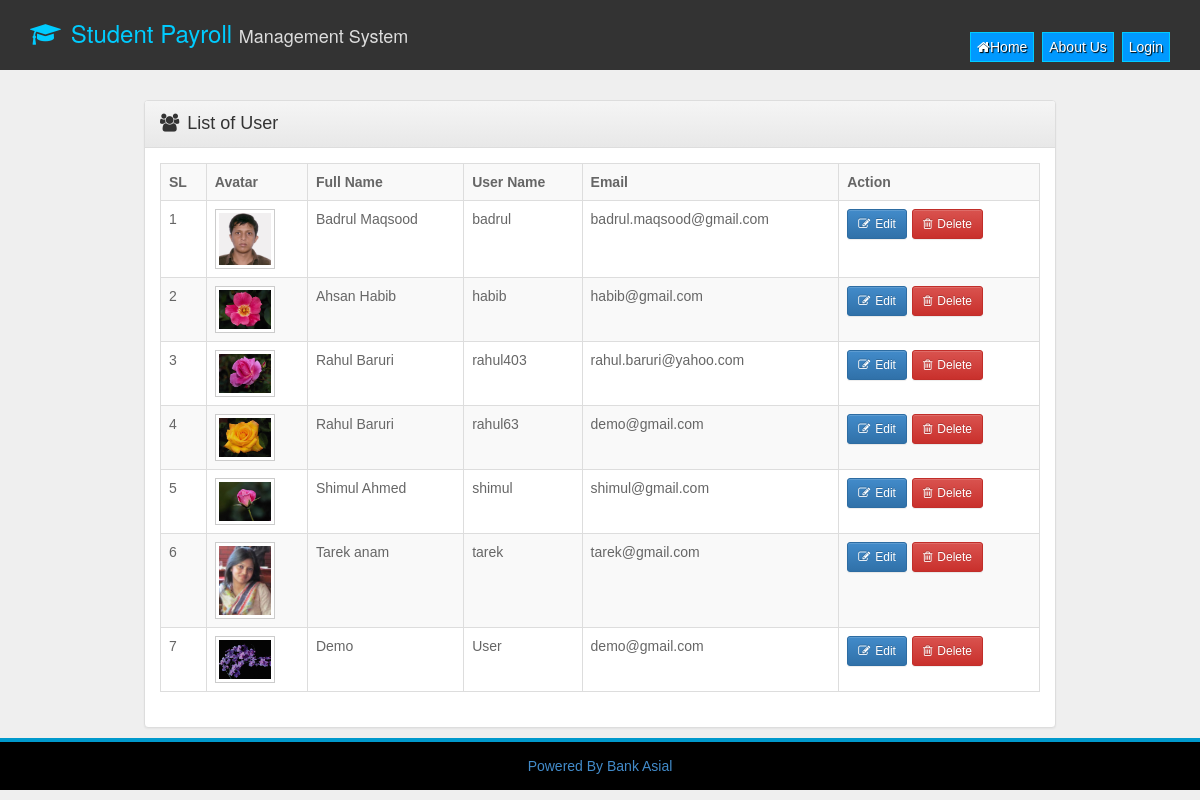
Page /list_of_user.php on the committed database.
### tables this page shows
CREATE TABLE IF NOT EXISTS `user_information` (
  `user_name` varchar(50) NOT NULL,
  `full_name` varchar(50) NOT NULL,
  `email` varchar(50) NOT NULL,
  `password` varchar(50) NOT NULL,
  `user_id` varchar(50) NOT NULL,
  `avatar` varchar(100) NOT NULL,
  `roll` varchar(10) NOT NULL,
  `class` varchar(10) NOT NULL,
  `batch` varchar(10) NOT NULL,
  `session` varchar(10) NOT NULL
);

### list_of_user.php (the view, shortened to what this page needs)
<?PHP include_once("header.php");?>
<div id="main-content" class="container-fluid">
        <div class="container">
        <div class="panel panel-default" style="width:80%;margin:0 auto;margin-top:20px;">
        <div class="panel-heading">
        <span class="fa  fa-users" style="margin-right:8px;"></span>List of User
        </div>
        <div class="panel-body ">
       <table width="687" height="" border="1" class="table table-striped table-bordered">
  <tr>
    <th>SL</th>
        <th>Avatar</th>
    <th>Full Name</th>
    <th>User Name</th>
    <th>Email</th>
    <th>Action</th>
  </tr>
  <tr>
  <?PHP
  $sql=mysql_query("SELECT * FROM user_information");
  $i=1;
  while($row=mysql_fetch_array($sql)){
  ?>
    <td><?PHP echo $i++;?></td>
        <td><img src="<?PHP echo $row['avatar'];?>" alt="" class="tini-image"/></td>
    <td><?PHP echo $row['full_name'];?></td>
    <td><?PHP echo $row['user_name'];?></td>
    <td><?PHP echo $row['email'];?></td>
    <td><a href="user_update_form.php?id=<?PHP echo $row['user_id'];?>" class="btn btn-sm btn-primary"><i class="fa fa-edit" style="margin-right:5px;"></i>Edit</a><a href="rawphp/delete_user.php?id=<?PHP echo $row['user_id'];?>" class="btn btn-sm btn-danger" style="margin-left:5px;"><i class="fa fa-trash-o" style="margin-right:5px;"></i>Delete</a></td>
  </tr>
 <?PHP }?>
</table>
        </div>
      </div>
        </div>
</div>
<?PHP include_once("footer.php");?>

### header.php (shortened to what this page needs)
<!DOCTYPE html>
<html>
<head>
<link href="css/bootstrap.css" rel="stylesheet" type="text/css">
<link href="css/bootstrap-theme.css" rel="stylesheet" type="text/css">
	<link href="font-awesome/css/font-awesome.min.css" rel="stylesheet" type="text/css">
<link href="css/style.css" rel="stylesheet" type="text/css" />
</head>
<body>
<div id="head-section" class="container-fluid">
	<div id="navigation-bar" class="container">
            <div class="logo-holder">
                <h3 style="color:#0cf;"><span class="fa fa-graduation-cap" style="margin-right:10px;"></span>Student Payroll <span style="color:#ddd;font-size:18px;">Management System</span></h3>
            </div>
            <nav class="navigation">
            <ul>
            	<li><a href="index.php"><i class="fa fa-home"></i>Home</a></li>
                <li><a href="">About Us</a></li>
                <?PHP if(!isset($_SESSION['user_id'])){?>
                <li><a href="login_form.php">Login</a></li>
                <?PHP }?>
            </nav>
    </div>
</div>

### footer.php (shortened to what this page needs)
<div id="footer" class="container-fluid">
	<div id="footer-container" class="container">
    <center><a href="#" target="_blank">Powered By Bank Asial</a></center>
    </div>
</div>
</body>
</html>

### css/style.css (style rules this page uses)
body { margin:0px;padding:0px; background-color:#EFEFEF; color:#666; font-family:Arial, Helvetica, sans-serif; }
#head-section { background-color:#333;min-height:70px;color:#fff; }
.navigation { float:right;margin-top:-20px; }
.navigation ul { margin:0px;padding:0px; }
.navigation ul li { display:inline;list-style:none; }
.navigation ul li a { background-color:#09F;width:auto;min-width:80px;padding:6px;margin-left:4px;border:1px solid #0CF;color:#fff;text-shadow:1px 1px 1px black; }
#main-content { padding:10px;min-height:500px; }
#footer { background-color:#000;color:#fff;padding:14px;border-top:4px solid #09C }
.tini-image { width:60px;height:auto;padding:3px; border:1px solid #ccc;background-color:#fff; }
.panel-heading { font-size:18px; }

### rows in the picture
user_information: avatar (picture), full_name "Badrul Maqsood", user_name "badrul", email "badrul.maqsood@gmail.com"
user_information: avatar (picture), full_name "Ahsan Habib", user_name "habib", email "habib@gmail.com"
user_information: avatar (picture), full_name "Rahul Baruri", user_name "rahul403", email "rahul.baruri@yahoo.com"
user_information: avatar (picture), full_name "Rahul Baruri", user_name "rahul63", email "demo@gmail.com"
user_information: avatar (picture), full_name "Shimul Ahmed", user_name "shimul", email "shimul@gmail.com"
user_information: avatar (picture), full_name "Tarek anam", user_name "tarek", email "tarek@gmail.com"
user_information: avatar (picture), full_name "Demo", user_name "User", email "demo@gmail.com"
